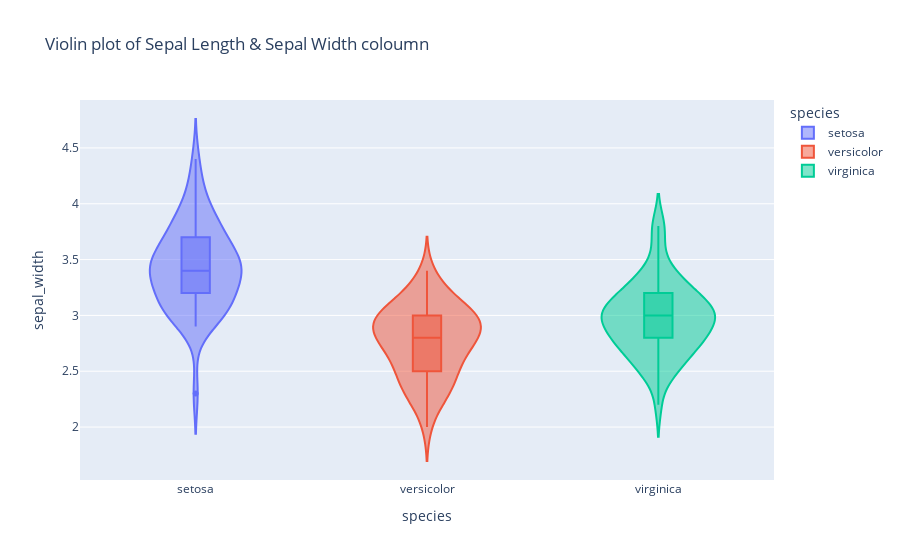

The notebook cell this image was saved under:
### Markdown cell above
## 5.Violin Plot
A violin plot is a graphical representation that combines a box plot with a kernel density plot. It shows:
- **Distribution Shape**: The width of the plot represents the density of data points.
- **Median and Quartiles**: Like a box plot, it displays the median and interquartile range.

### Code cell
fig5=px.violin(df,x='species',y='sepal_width',title='Violin plot of Sepal Length & Sepal Width coloumn', color='species',box=True)
fig5.show()

### Figure 1 — Plotly figure (JSON) as saved in the notebook; plotly's stock layout.template omitted (floating-point values rounded to 4 significant figures)
{"data": [{"alignmentgroup": "True", "box": {"visible": true}, "hovertemplate": "species=%{x}<br>sepal_width=%{y}<extra></extra>", "legendgroup": "setosa", "marker": {"color": "#636efa"}, "name": "setosa", "offsetgroup": "setosa", "orientation": "v", "scalegroup": "True", "showlegend": true, "type": "violin", "x": ["setosa", "setosa", "setosa", "setosa", "setosa", "setosa", "setosa", "setosa", "setosa", "setosa", "setosa", "setosa", "setosa", "setosa", "setosa", "setosa", "setosa", "setosa", "setosa", "setosa", "setosa", "setosa", "setosa", "setosa", "setosa", "setosa", "setosa", "setosa", "setosa", "setosa", "setosa", "setosa", "setosa", "setosa", "setosa", "setosa", "setosa", "setosa", "setosa", "setosa", "setosa", "setosa", "setosa", "setosa", "setosa", "setosa", "setosa", "setosa", "setosa", "setosa"], "x0": " ", "xaxis": "x", "y": [3.5, 3.0, 3.2, 3.1, 3.6, 3.9, 3.4, 3.4, 2.9, 3.1, 3.7, 3.4, 3.0, 3.0, 4.0, 4.4, 3.9, 3.5, 3.8, 3.8, 3.4, 3.7, 3.6, 3.3, 3.4, 3.0, 3.4, 3.5, 3.4, 3.2, 3.1, 3.4, 4.1, 4.2, 3.1, 3.2, 3.5, 3.6, 3.0, 3.4, 3.5, 2.3, 3.2, 3.5, 3.8, 3.0, 3.8, 3.2, 3.7, 3.3], "y0": " ", "yaxis": "y"}, {"alignmentgroup": "True", "box": {"visible": true}, "hovertemplate": "species=%{x}<br>sepal_width=%{y}<extra></extra>", "legendgroup": "versicolor", "marker": {"color": "#EF553B"}, "name": "versicolor", "offsetgroup": "versicolor", "orientation": "v", "scalegroup": "True", "showlegend": true, "type": "violin", "x": ["versicolor", "versicolor", "versicolor", "versicolor", "versicolor", "versicolor", "versicolor", "versicolor", "versicolor", "versicolor", "versicolor", "versicolor", "versicolor", "versicolor", "versicolor", "versicolor", "versicolor", "versicolor", "versicolor", "versicolor", "versicolor", "versicolor", "versicolor", "versicolor", "versicolor", "versicolor", "versicolor", "versicolor", "versicolor", "versicolor", "versicolor", "versicolor", "versicolor", "versicolor", "versicolor", "versicolor", "versicolor", "versicolor", "versicolor", "versicolor", "versicolor", "versicolor", "versicolor", "versicolor", "versicolor", "versicolor", "versicolor", "versicolor", "versicolor", "versicolor"], "x0": " ", "xaxis": "x", "y": [3.2, 3.2, 3.1, 2.3, 2.8, 2.8, 3.3, 2.4, 2.9, 2.7, 2.0, 3.0, 2.2, 2.9, 2.9, 3.1, 3.0, 2.7, 2.2, 2.5, 3.2, 2.8, 2.5, 2.8, 2.9, 3.0, 2.8, 3.0, 2.9, 2.6, 2.4, 2.4, 2.7, 2.7, 3.0, 3.4, 3.1, 2.3, 3.0, 2.5, 2.6, 3.0, 2.6, 2.3, 2.7, 3.0, 2.9, 2.9, 2.5, 2.8], "y0": " ", "yaxis": "y"}, {"alignmentgroup": "True", "box": {"visible": true}, "hovertemplate": "species=%{x}<br>sepal_width=%{y}<extra></extra>", "legendgroup": "virginica", "marker": {"color": "#00cc96"}, "name": "virginica", "offsetgroup": "virginica", "orientation": "v", "scalegroup": "True", "showlegend": true, "type": "violin", "x": ["virginica", "virginica", "virginica", "virginica", "virginica", "virginica", "virginica", "virginica", "virginica", "virginica", "virginica", "virginica", "virginica", "virginica", "virginica", "virginica", "virginica", "virginica", "virginica", "virginica", "virginica", "virginica", "virginica", "virginica", "virginica", "virginica", "virginica", "virginica", "virginica", "virginica", "virginica", "virginica", "virginica", "virginica", "virginica", "virginica", "virginica", "virginica", "virginica", "virginica", "virginica", "virginica", "virginica", "virginica", "virginica", "virginica", "virginica", "virginica", "virginica", "virginica"], "x0": " ", "xaxis": "x", "y": [3.3, 2.7, 3.0, 2.9, 3.0, 3.0, 2.5, 2.9, 2.5, 3.6, 3.2, 2.7, 3.0, 2.5, 2.8, 3.2, 3.0, 3.8, 2.6, 2.2, 3.2, 2.8, 2.8, 2.7, 3.3, 3.2, 2.8, 3.0, 2.8, 3.0, 2.8, 3.8, 2.8, 2.8, 2.6, 3.0, 3.4, 3.1, 3.0, 3.1, 3.1, 3.1, 2.7, 3.2, 3.3, 3.0, 2.5, 3.0, 3.4, 3.0], "y0": " ", "yaxis": "y"}], "layout": {"legend": {"title": {"text": "species"}, "tracegroupgap": 0}, "title": {"text": "Violin plot of Sepal Length & Sepal Width coloumn"}, "violinmode": "overlay", "xaxis": {"anchor": "y", "categoryarray": ["setosa", "versicolor", "virginica"], "categoryorder": "array", "domain": [0, 1], "title": {"text": "species"}}, "yaxis": {"anchor": "x", "domain": [0, 1], "title": {"text": "sepal_width"}}}}
